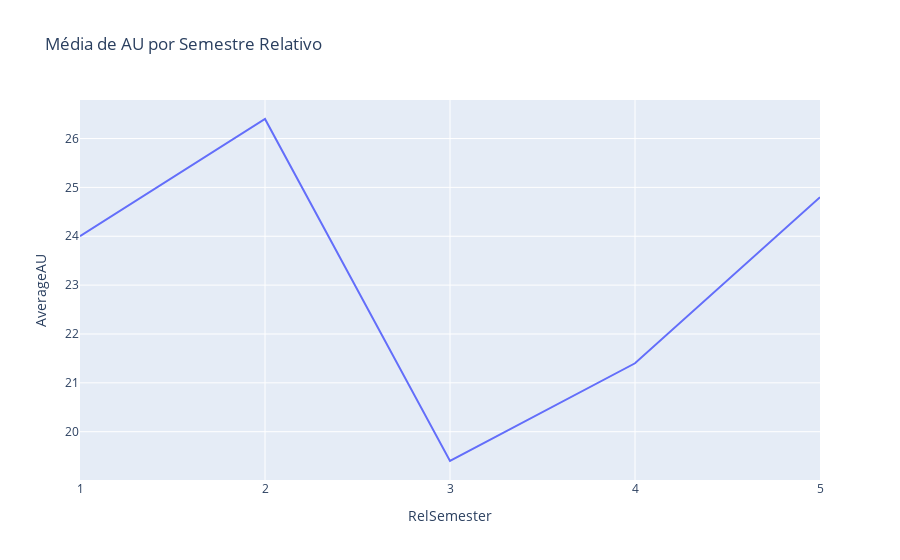

The cell this chart's notebook holds for it:
### Code cell
average_au_per_semester = au_per_student_semester.group_by('RelSemester').agg(
    pl.col('TotalAU').mean().alias('AverageAU')
    ).sort('RelSemester')
fig2 = px.line(average_au_per_semester.filter(pl.col('RelSemester') < 6), x='RelSemester', y='AverageAU', title='Média de AU por Semestre Relativo')
fig2.update_xaxes(dtick=1)
fig2.show()

### Figure 1 — Plotly figure (JSON) as saved in the notebook; plotly's stock layout.template omitted (floating-point values rounded to 4 significant figures)
{"data": [{"hovertemplate": "RelSemester=%{x}<br>AverageAU=%{y}<extra></extra>", "legendgroup": "", "line": {"color": "#636efa", "dash": "solid"}, "marker": {"symbol": "circle"}, "mode": "lines", "name": "", "orientation": "v", "showlegend": false, "type": "scatter", "x": [1, 2, 3, 4, 5], "xaxis": "x", "y": [24.0, 26.4, 19.4, 21.4, 24.8], "yaxis": "y"}], "layout": {"legend": {"tracegroupgap": 0}, "title": {"text": "Média de AU por Semestre Relativo"}, "xaxis": {"anchor": "y", "domain": [0, 1], "dtick": 1, "title": {"text": "RelSemester"}}, "yaxis": {"anchor": "x", "domain": [0, 1], "title": {"text": "AverageAU"}}}}
